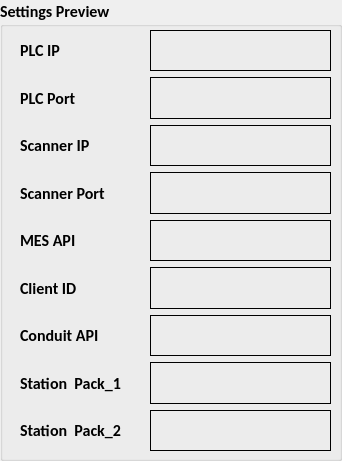
      <widget class="QGroupBox" name="actualGroup_20">
       <property name="geometry">
        <rect>
         <x>919</x>
         <y>10</y>
         <width>342</width>
         <height>461</height>
        </rect>
       </property>
       <property name="font">
        <font>
         <family>Calibri</family>
         <pointsize>12</pointsize>
         <weight>75</weight>
         <bold>true</bold>
         <strikeout>false</strikeout>
        </font>
       </property>
       <property name="title">
        <string>Settings Preview</string>
       </property>
       <widget class="QWidget" name="layoutWidget">
        <property name="geometry">
         <rect>
          <x>20</x>
          <y>30</y>
          <width>131</width>
          <height>421</height>
         </rect>
        </property>
        <layout class="QVBoxLayout" name="verticalLayout">
         <item>
          <widget class="QLabel" name="label_20">
           <property name="text">
            <string>PLC IP</string>
           </property>
          </widget>
         </item>
         <item>
          <widget class="QLabel" name="label_25">
           <property name="text">
            <string>PLC Port</string>
           </property>
          </widget>
         </item>
         <item>
          <widget class="QLabel" name="label_36">
           <property name="text">
            <string>Scanner IP</string>
           </property>
          </widget>
         </item>
         <item>
          <widget class="QLabel" name="label_37">
           <property name="text">
            <string>Scanner Port</string>
           </property>
          </widget>
         </item>
         <item>
          <widget class="QLabel" name="label_41">
           <property name="text">
            <string>MES API</string>
           </property>
          </widget>
         </item>
         <item>
          <widget class="QLabel" name="label_42">
           <property name="text">
            <string>Client ID</string>
           </property>
          </widget>
         </item>
         <item>
          <widget class="QLabel" name="label_38">
           <property name="text">
            <string>Conduit API</string>
           </property>
          </widget>
         </item>
         <item>
          <widget class="QLabel" name="label_39">
           <property name="text">
            <string>Station  Pack_1</string>
           </property>
          </widget>
         </item>
         <item>
          <widget class="QLabel" name="label_40">
           <property name="text">
            <string>Station  Pack_2</string>
           </property>
          </widget>
         </item>
        </layout>
       </widget>
       <widget class="QWidget" name="layoutWidget_2">
        <property name="geometry">
         <rect>
          <x>150</x>
          <y>30</y>
          <width>181</width>
          <height>421</height>
         </rect>
        </property>
        <layout class="QVBoxLayout" name="verticalLayout_2">
         <item>
          <widget class="QLabel" name="plcipdisp">
           <property name="frameShape">
            <enum>QFrame::Box</enum>
           </property>
           <property name="text">
            <string/>
           </property>
          </widget>
         </item>
         <item>
          <widget class="QLabel" name="plcportdisp">
           <property name="frameShape">
            <enum>QFrame::Box</enum>
           </property>
           <property name="text">
            <string/>
           </property>
          </widget>
         </item>
         <item>
          <widget class="QLabel" name="scanneripdisp">
           <property name="frameShape">
            <enum>QFrame::Box</enum>
           </property>
           <property name="text">
            <string/>
           </property>
          </widget>
         </item>
         <item>
          <widget class="QLabel" name="scannerportdisp">
           <property name="frameShape">
            <enum>QFrame::Box</enum>
           </property>
           <property name="text">
            <string/>
           </property>
          </widget>
         </item>
         <item>
          <widget class="QLabel" name="mesapidisp">
           <property name="font">
            <font>
             <family>Calibri</family>
             <pointsize>12</pointsize>
             <weight>75</weight>
             <bold>true</bold>
             <strikeout>false</strikeout>
            </font>
           </property>
           <property name="frameShape">
            <enum>QFrame::Box</enum>
           </property>
           <property name="text">
            <string/>
           </property>
           <property name="wordWrap">
            <bool>true</bool>
           </property>
          </widget>
         </item>
         <item>
          <widget class="QLabel" name="clientiddisp">
           <property name="frameShape">
            <enum>QFrame::Box</enum>
           </property>
           <property name="text">
            <string/>
           </property>
          </widget>
         </item>
         <item>
          <widget class="QLabel" name="conduitapidisp">
           <property name="font">
            <font>
             <family>Calibri</family>
             <pointsize>12</pointsize>
             <weight>75</weight>
             <bold>true</bold>
             <strikeout>false</strikeout>
            </font>
           </property>
           <property name="frameShape">
            <enum>QFrame::Box</enum>
           </property>
           <property name="text">
            <string/>
           </property>
           <property name="wordWrap">
            <bool>true</bool>
           </property>
          </widget>
         </item>
         <item>
          <widget class="QLabel" name="packadisp">
           <property name="frameShape">
            <enum>QFrame::Box</enum>
           </property>
           <property name="text">
            <string/>
           </property>
          </widget>
         </item>
         <item>
          <widget class="QLabel" name="packbdisp">
           <property name="frameShape">
            <enum>QFrame::Box</enum>
           </property>
           <property name="text">
            <string/>
           </property>
          </widget>
         </item>
        </layout>
       </widget>
      </widget>
